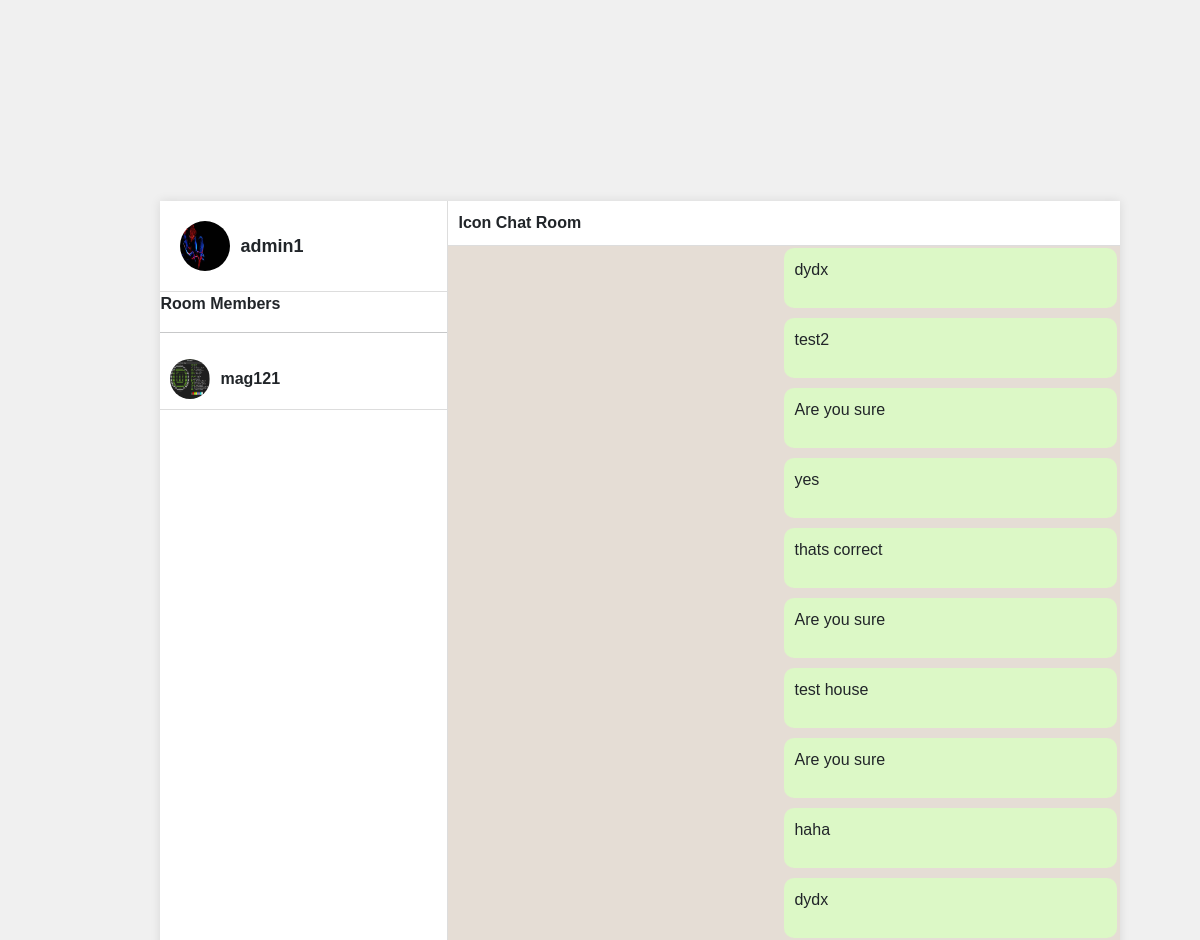
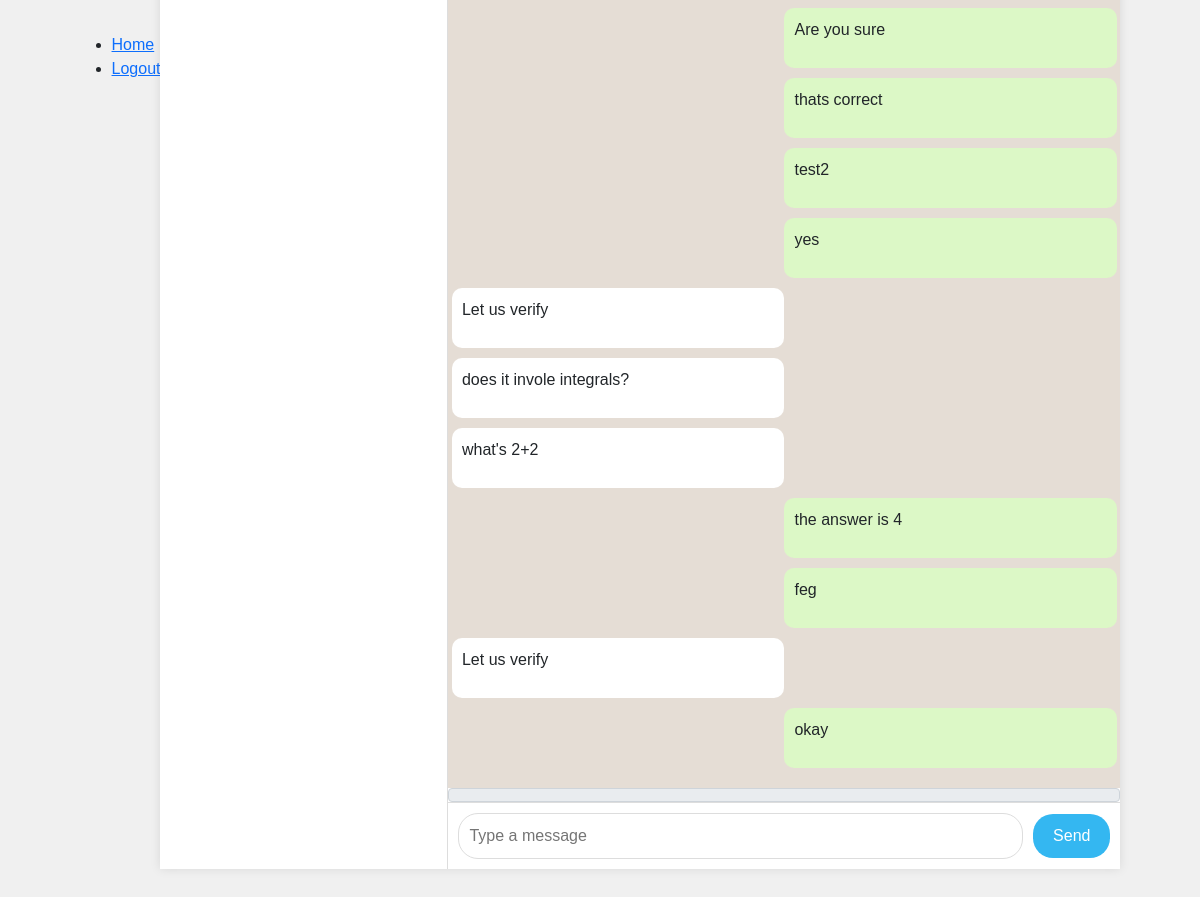
The app's page /chat/Icon (signed in) with its own data (2 pictures, top to bottom).
### chatapp/models.py (models this page shows, shortened)
class Profile(models.Model):
    pID = ShortUUIDField(primary_key=True, unique=True, editable=False)
    user = models.OneToOneField(User, on_delete=models.CASCADE)
    first_name = models.CharField(max_length=30, blank=True)
    last_name = models.CharField(max_length=30, blank=True)
    avatar = ResizedImageField(quality=70, upload_to='media/profile', blank=True, null=True)

class Room(models.Model):
    room_name = models.CharField(max_length=150, unique=True, primary_key=True)
    avatar = ResizedImageField(quality=70, upload_to='media/room', blank=True, null=True)
    members = models.ManyToManyField(Profile, blank=True)
    created_at = models.DateTimeField(auto_now_add=True)

class RoomChat(models.Model):
    mID = ShortUUIDField(primary_key=True, unique=True, editable=False)
    room = models.ForeignKey(Room, on_delete=models.CASCADE)
    author = models.ForeignKey(Profile, on_delete=models.SET_NULL, null=True)
    content = models.CharField(max_length=300, blank=False)
    image = ResizedImageField(blank=True, null=True, quality=70, upload_to="media/chats/images")
    file = models.FileField(blank=True, null=True, upload_to='media/chats/files')
    created_at = models.DateTimeField(auto_now_add=True)

### chatapp/views.py (the view)
# urls.py: path('chat/<str:pk>', views.chat, name='chat'),
@login_required(login_url='signin')
def chat(request, pk):
    room = Room.objects.get(room_name=pk)
    members = room.members.all()
    chats = RoomChat.objects.filter(room=room)
    context = {
        "room": room,
        "chats": chats,
        "members": members,
        "user": request.user,
        }
    if request.user.profile in members:
        return render(request, 'chat.html', context)
    else:
        return redirect('home')

### chatapp/templates/chat.html (shortened to what this page needs)
{% extends 'base.html' %}
{% load static %}
{% block content %}
<link rel="stylesheet" href="{% static 'styles.css' %}">
<div class="app-container">
    <div class="sidebar">
        <div class="profile-section">
            {% if user.profile.avatar %}
            <img src="{{ user.profile.avatar.url }}" alt="Profile" class="profile-pic">
            {% endif %}
            <span class="username">{{ user.username }}</span>
        </div>
        <div class="chat-list">
            <p><strong>Room Members</strong></p>
            <hr>
            {%for m in members %}
            {% if m != request.user.profile %}
            <div class="chat-item">
                {% if m.avatar %}
                <img src="{{ m.avatar.url }}" alt="Contact" class="contact-pic">
                {% endif %}
                <div class="chat-info">
                    <span class="contact-name">{{ m.user.username }} </span>
                </div>
            </div>
            {% endif %}
            {% endfor %}
        </div>
    </div>
    <div class="chat-window">
        <div class="chat-header">
            <span class="contact-name">{{ room.room_name }} Chat Room</span>
        </div>
        {% include 'partial.html' %}
        <form id="demo_form" enctype="multipart/form-data">
            <span class="input-group-text attach_btn">
            </span>
            <div class="message-input">
                <input id="content" name="content" type="text" placeholder="Type a message" id="content" required>
                <button type="submit">Send</button>
            </div>
        </form>
    </div>
</div>
{% endblock %}

### chatapp/templates/partial.html (shortened to what this page needs)
<div id="test" class="chat-messages">
    {% for chat in chats %}
    {% if chat.author == user.profile %}
    <div class="message sent">
        <p>{{ chat.content }}</p>
    </div>
    {% else %}
    <div class="message received">
        <p>{{ chat.content }}</p>
    </div>
    {% endif %}
    {% endfor %}
</div>

### chatapp/static/styles.css (style rules this page uses)
body { margin: 0; font-family: Arial, sans-serif; display: flex; justify-content: center; align-items: center; height: 100vh; background-color: #f0f0f0; }
.app-container { display: flex; width: 80%; height: 80vh; box-shadow: 0 0 10px rgba(0, 0, 0, 0.1); background-color: #fff; }
.sidebar { width: 30%; border-right: 1px solid #ddd; display: flex; flex-direction: column; }
.profile-section { padding: 20px; display: flex; align-items: center; border-bottom: 1px solid #ddd; }
.profile-pic { width: 50px; height: 50px; border-radius: 50%; margin-right: 10px; }
.username { font-size: 18px; font-weight: bold; }
.chat-list { flex: 1; overflow-y: auto; }
.chat-item { padding: 10px; display: flex; align-items: center; border-bottom: 1px solid #ddd; cursor: pointer; }
.contact-pic { width: 40px; height: 40px; border-radius: 50%; margin-right: 10px; }
.chat-info { flex: 1; }
.contact-name { font-size: 16px; font-weight: bold; }
.chat-window { flex: 1; display: flex; flex-direction: column; }
.chat-header { padding: 10px; display: flex; align-items: center; border-bottom: 1px solid #ddd; }
.chat-messages { flex: 1; padding: 10px; overflow-y: auto; background-color: #e5ddd5; }
.message { max-width: 60%; margin-bottom: 10px; padding: 10px; border-radius: 10px; }
.message.received { background-color: #fff; align-self: flex-start; margin-left: -1%; margin-right: 50%; }
.message.sent { background-color: #dcf8c6; align-self: flex-end; margin-right: -1%; margin-left: 50%; }
.message-input { display: flex; align-items: center; padding: 10px; border-top: 1px solid #ddd; }
.message-input input { flex: 1; padding: 10px; border: 1px solid #ddd; border-radius: 20px; margin-right: 10px; }
.message-input button { padding: 10px 20px; border: none; background-color: #34b7f1; color: #fff; border-radius: 20px; cursor: pointer; }

### records on screen
Profile: avatar (picture), user.username "mag121"
Room: room_name "Icon"
RoomChat: content "dydx"
RoomChat: content "test2"
RoomChat: content "Are you sure"
RoomChat: content "yes"
RoomChat: content "thats correct"
RoomChat: content "Are you sure"
RoomChat: content "test house"
RoomChat: content "Are you sure"
RoomChat: content "haha"
RoomChat: content "dydx"
RoomChat: content "Are you sure"
RoomChat: content "thats correct"
RoomChat: content "test2"
RoomChat: content "yes"
RoomChat: content "Let us verify"
RoomChat: content "does it invole integrals?"
RoomChat: content "what's 2+2"
RoomChat: content "the answer is 4"
RoomChat: content "feg"
RoomChat: content "Let us verify"
RoomChat: content "okay"

### other values on screen
{{ user.username }} "admin1"
